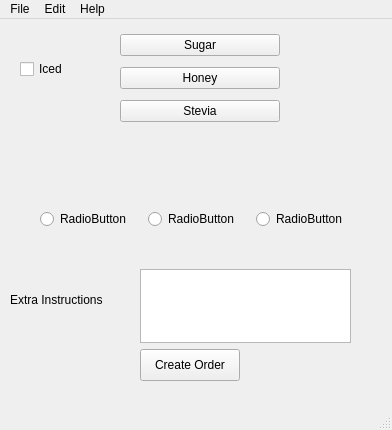
<?xml version="1.0" encoding="UTF-8"?>
<ui version="4.0">
 <class>Bloom</class>
 <widget class="QMainWindow" name="Bloom">
  <property name="geometry">
   <rect>
    <x>0</x>
    <y>0</y>
    <width>392</width>
    <height>430</height>
   </rect>
  </property>
  <property name="windowTitle">
   <string>Bloomington, MN GIS</string>
  </property>
  <widget class="QWidget" name="centralwidget">
   <widget class="QWidget" name="verticalLayoutWidget">
    <property name="geometry">
     <rect>
      <x>120</x>
      <y>10</y>
      <width>160</width>
      <height>100</height>
     </rect>
    </property>
    <layout class="QVBoxLayout" name="verticalLayout">
     <item>
      <widget class="QPushButton" name="bt_sugar">
       <property name="text">
        <string>Sugar</string>
       </property>
      </widget>
     </item>
     <item>
      <widget class="QPushButton" name="bt_honey">
       <property name="text">
        <string>Honey</string>
       </property>
      </widget>
     </item>
     <item>
      <widget class="QPushButton" name="bt_stevia">
       <property name="text">
        <string>Stevia</string>
       </property>
      </widget>
     </item>
    </layout>
   </widget>
   <widget class="QCheckBox" name="cb_iced">
    <property name="geometry">
     <rect>
      <x>20</x>
      <y>40</y>
      <width>85</width>
      <height>20</height>
     </rect>
    </property>
    <property name="text">
     <string>Iced</string>
    </property>
   </widget>
   <widget class="QWidget" name="horizontalLayoutWidget">
    <property name="geometry">
     <rect>
      <x>40</x>
      <y>160</y>
      <width>318</width>
      <height>80</height>
     </rect>
    </property>
    <layout class="QHBoxLayout" name="horizontalLayout">
     <item>
      <widget class="QRadioButton" name="radioButton">
       <property name="text">
        <string>RadioButton</string>
       </property>
      </widget>
     </item>
     <item>
      <widget class="QRadioButton" name="radioButton_2">
       <property name="text">
        <string>RadioButton</string>
       </property>
      </widget>
     </item>
     <item>
      <widget class="QRadioButton" name="radioButton_3">
       <property name="text">
        <string>RadioButton</string>
       </property>
      </widget>
     </item>
    </layout>
   </widget>
   <widget class="QPushButton" name="bt_create">
    <property name="geometry">
     <rect>
      <x>140</x>
      <y>330</y>
      <width>100</width>
      <height>32</height>
     </rect>
    </property>
    <property name="text">
     <string>Create Order</string>
    </property>
   </widget>
   <widget class="QTextEdit" name="textEdit">
    <property name="geometry">
     <rect>
      <x>140</x>
      <y>250</y>
      <width>211</width>
      <height>74</height>
     </rect>
    </property>
   </widget>
   <widget class="QLabel" name="label">
    <property name="geometry">
     <rect>
      <x>10</x>
      <y>250</y>
      <width>111</width>
      <height>61</height>
     </rect>
    </property>
    <property name="text">
     <string>Extra Instructions</string>
    </property>
   </widget>
  </widget>
  <widget class="QMenuBar" name="menubar">
   <property name="geometry">
    <rect>
     <x>0</x>
     <y>0</y>
     <width>392</width>
     <height>24</height>
    </rect>
   </property>
   <widget class="QMenu" name="menuFile">
    <property name="title">
     <string>File</string>
    </property>
    <addaction name="actionOpen"/>
    <addaction name="actionQuit"/>
   </widget>
   <widget class="QMenu" name="menuEdit">
    <property name="title">
     <string>Edit</string>
    </property>
    <addaction name="actionCut"/>
    <addaction name="actionCopy"/>
    <addaction name="actionPaste"/>
   </widget>
   <widget class="QMenu" name="menuHelp">
    <property name="title">
     <string>Help</string>
    </property>
    <addaction name="actionAbout_Bloom"/>
   </widget>
   <addaction name="menuFile"/>
   <addaction name="menuEdit"/>
   <addaction name="menuHelp"/>
  </widget>
  <widget class="QStatusBar" name="statusbar"/>
  <action name="actionOpen">
   <property name="text">
    <string>Open...</string>
   </property>
  </action>
  <action name="actionQuit">
   <property name="text">
    <string>Quit</string>
   </property>
  </action>
  <action name="actionCut">
   <property name="text">
    <string>Cut</string>
   </property>
  </action>
  <action name="actionCopy">
   <property name="text">
    <string>Copy</string>
   </property>
  </action>
  <action name="actionPaste">
   <property name="text">
    <string>Paste</string>
   </property>
  </action>
  <action name="actionAbout_Bloom">
   <property name="text">
    <string>About Bloom</string>
   </property>
  </action>
 </widget>
 <resources/>
 <connections>
  <connection>
   <sender>actionQuit</sender>
   <signal>triggered()</signal>
   <receiver>Bloom</receiver>
   <slot>close()</slot>
   <hints>
    <hint type="sourcelabel">
     <x>-1</x>
     <y>-1</y>
    </hint>
    <hint type="destinationlabel">
     <x>195</x>
     <y>214</y>
    </hint>
   </hints>
  </connection>
 </connections>
</ui>
